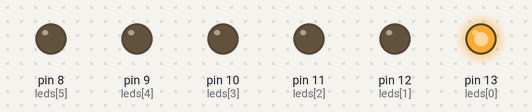
The sketch below on a simulated Arduino Uno, built with avr-gcc and run on an emulated ATmega328P. On the bench: output pins drawn as LEDs (lit = HIGH).

Above: at 0.05 s.
At 0.55 s:
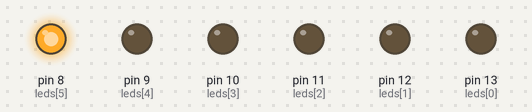
At 0.75 s:
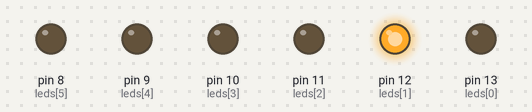
At 1.45 s:
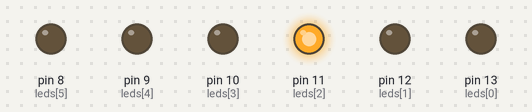
At 2.15 s:
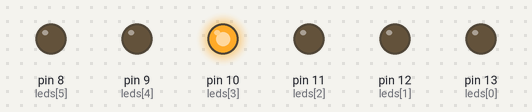
At 2.85 s:
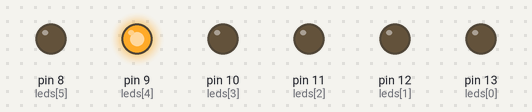
Timing chart, 0 to 3.1 s (numbered marks = the images above):
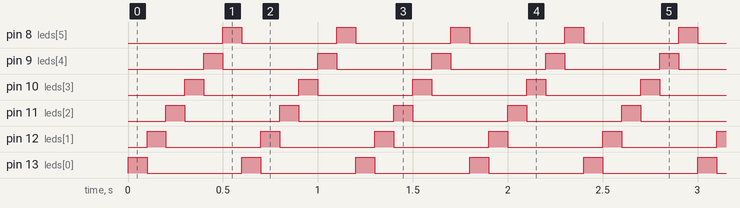

The sketch:

led_chaser.ino
```cpp
// Arduino LED Chaser using For Loop
// Author: Pratham Bang
// Description: Sequentially turns ON LEDs from pin 13 to 8 using a loop.

int leds[] = {13, 12, 11, 10, 9, 8};
int numLeds = 6;

void setup() {
  // Set all LED pins as OUTPUT
  for (int i = 0; i < numLeds; i++) {
    pinMode(leds[i], OUTPUT);
  }
}

void loop() {
  // Forward LED chase
  for (int i = 0; i < numLeds; i++) {
    digitalWrite(leds[i], HIGH);

    if (i > 0) {
      digitalWrite(leds[i - 1], LOW);
    }

    delay(100);
  }

  // Turn OFF last LED after loop ends
  digitalWrite(leds[numLeds - 1], LOW);
}
```

Measured:
- by itself, pin 8 (leds[5]), pin 9 (leds[4]), pin 10 (leds[3]), pin 11 (leds[2]), pin 12 (leds[1]), pin 13 (leds[0]): alternates HIGH for 0.10 s and LOW for 0.50 s
- by itself, everything shown: repeats every 0.60 s, in 6 steps
